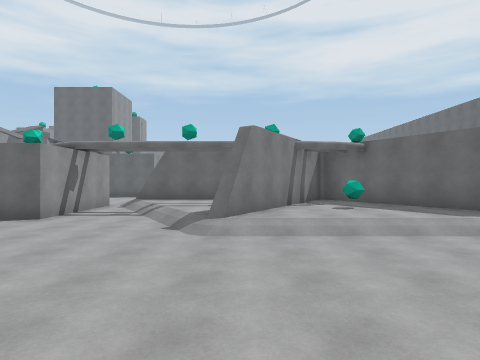
view 1 (above)

24 first-person views from a walk through a scene from a Unity 3-D project. The camera is 1.4 m above the floor, looks level and sees 75° across. The floor is counted in squares, 2 m on a side. Each view is taken from the middle of a square. On the plan, view 1 faces up. The plan holds only what a view shows up to about 10 squares ahead; the rest is blank. The place goes on beyond the plan. The player character is not drawn.

view 2
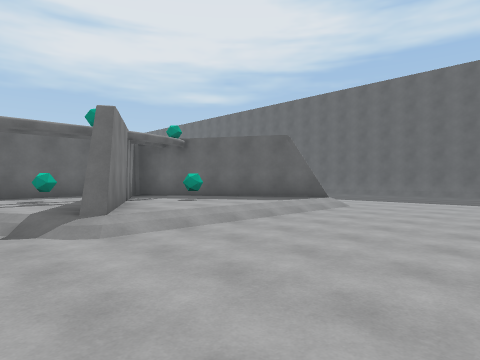

view 3
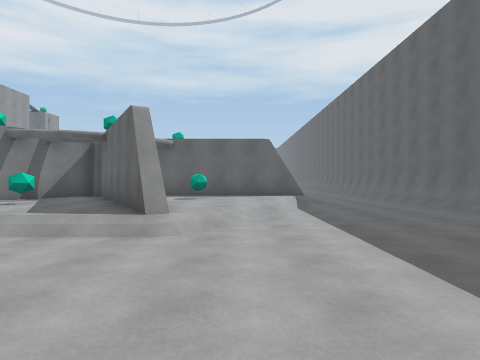

view 4
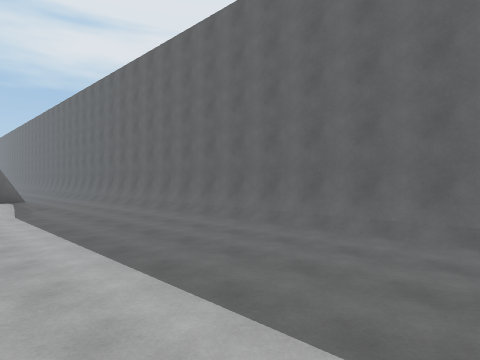

view 5
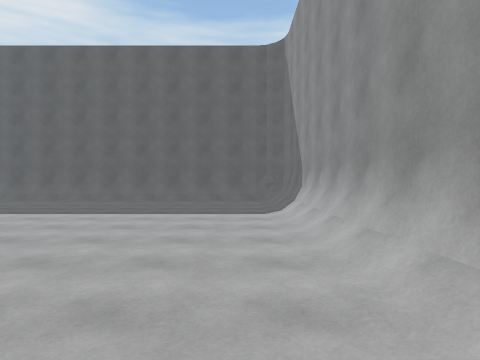

view 6
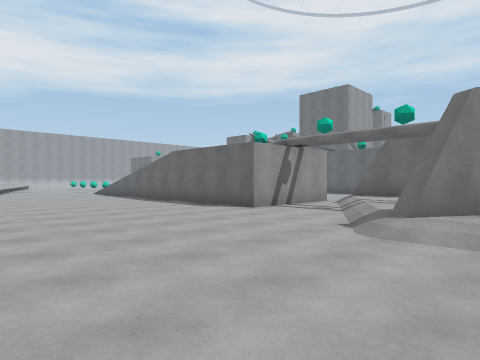

view 7
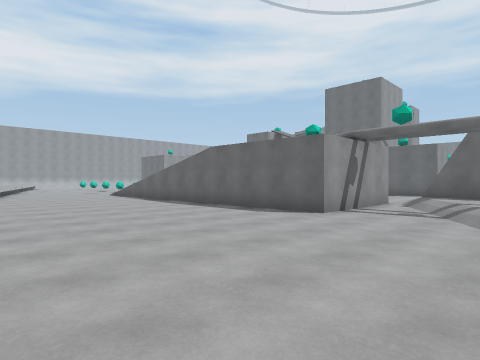

view 8
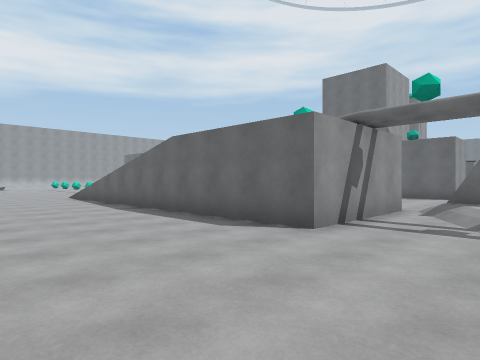

view 9
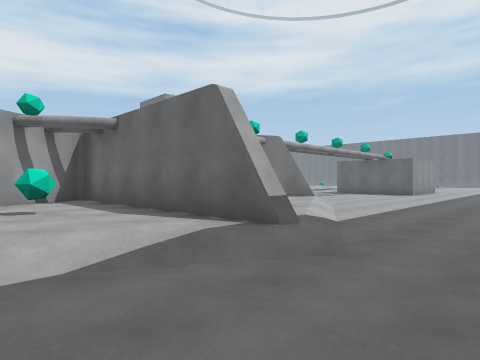

view 10
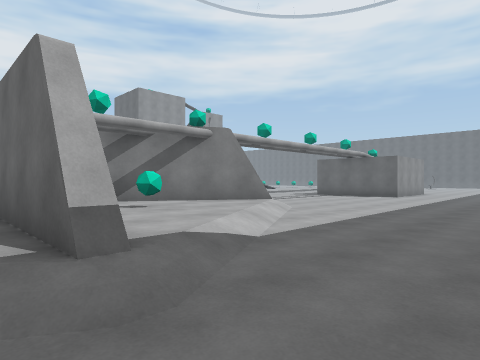

view 11
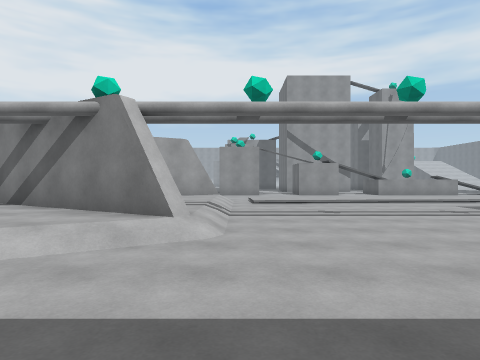

view 12
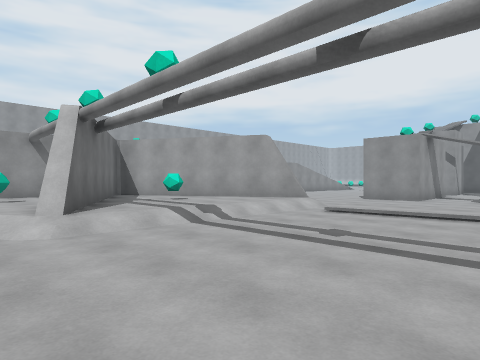

view 13
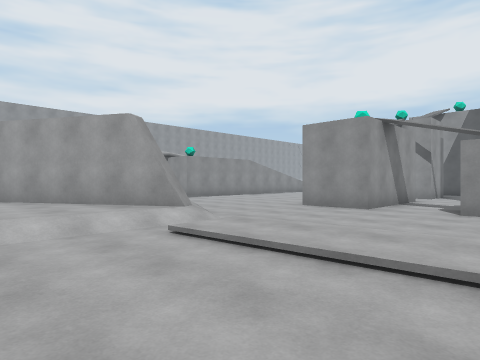

view 14
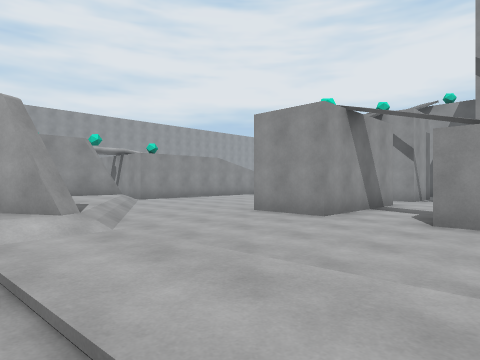

view 15
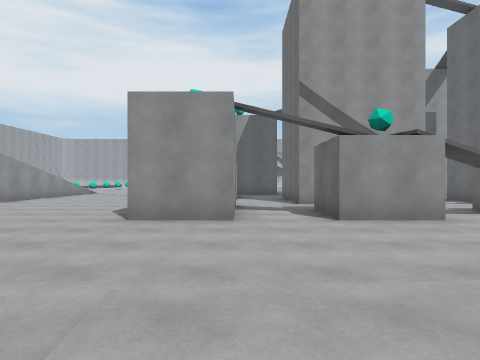

view 16
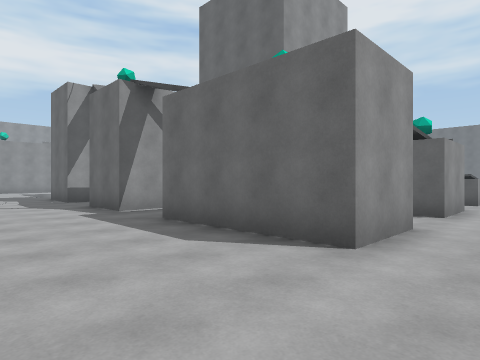

view 17
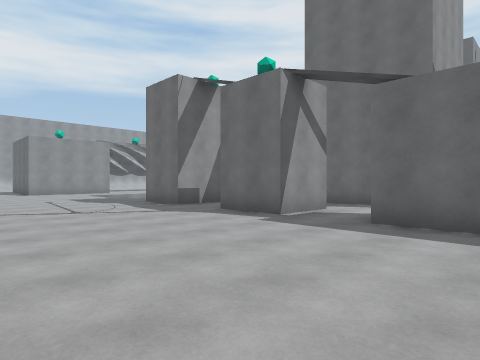

view 18
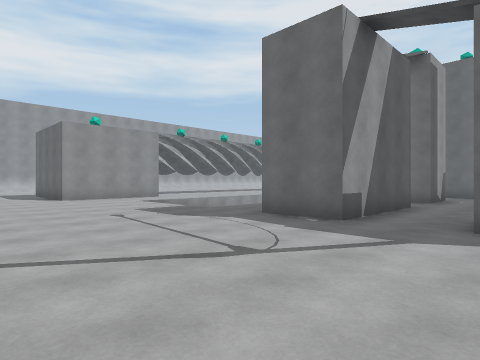

view 19
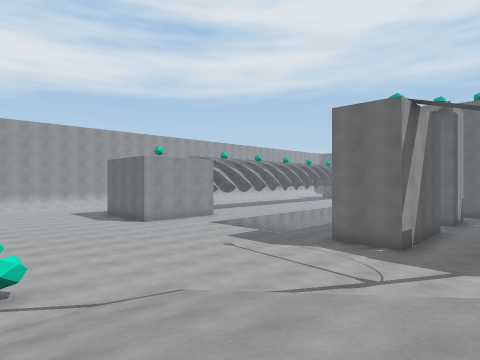

view 20
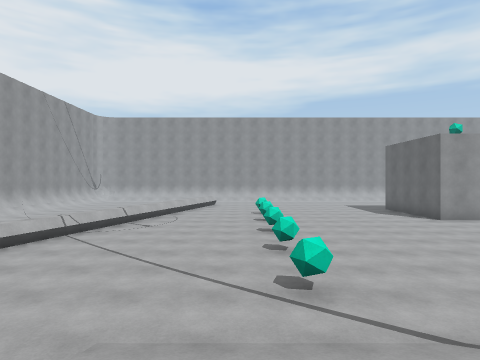

view 21
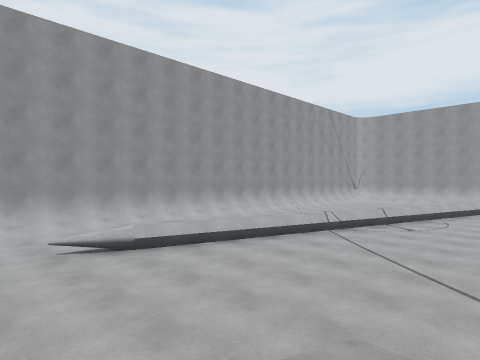

view 22
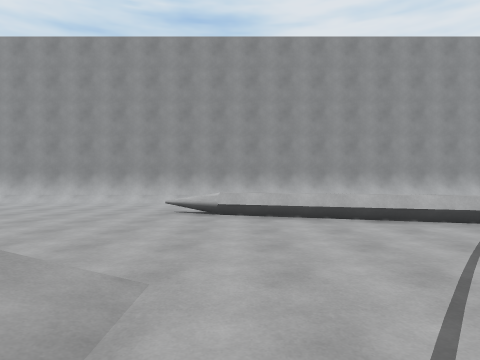

view 23
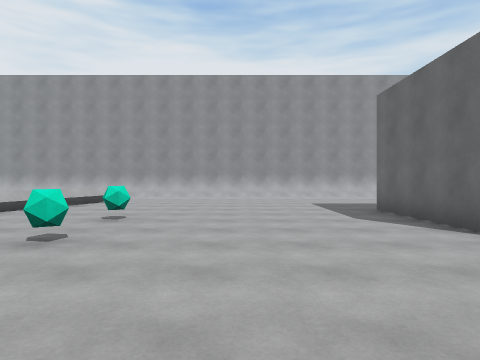

view 24
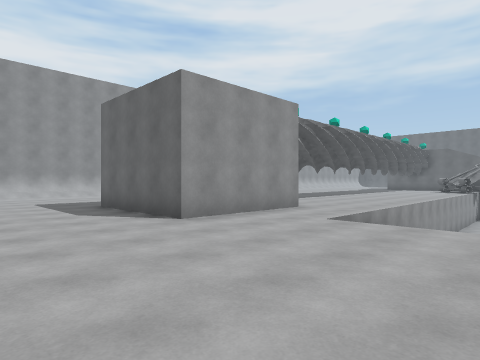

### Floor plan
Key: @ floor where view 1 was taken; # wall or solid block; . main floor; : floor 0.25 m higher than the main floor; + floor 3.25 m higher than the main floor; / step, stairs or slope; = window, fence, low wall or low ledge; ^ raised ledge; v drop or lower ground; O other object.
Columns run from 29 left of view 1 to 12 right of it. Each row starts with its distance up from view 1.
 22         v      #.       ..   .....
 21        .v      ..       #.../..........
 20       ..v      ...####.##.../...........
 19       ..=      #.. ........./...........
 18       #.=      #.. #.####.../...........
 17       #./   /. #.. #.####...............
 16       #.......##..##.####.../#:::::#....
 15 .. ####....................//#::::##/...
 14 .........................../:##:O##::/...
 13 ........................../:  ##:#:O:/...
 12 ........................../:   ###::::/..
 11 ........................ /############/..#
 10 ............../////      //::::##:::::/..#
  9 ....O.O.O.O.O.////     O/./::O:###:O:/...#
  8 ............../// /     #../::##:#:::/...#
  7 =.............// ////+++#../:##:O##:/....#
  6  ^^^......................../#::::#//....#
  5     ^^^^....................////////.....#
  4        =^^^..............................#
  3           =^^^...........................#
  2              ==..........................#
  1               ......    .................#
  0       ///////////////        @  /////////#
 -1       ###############            #########

Positions as (right, up) in squares from view 1, and headings:
1: (0, 0), facing up
2: (-2, 1), facing up-right
3: (7, 1), facing up
4: (7, 0), facing up-right
5: (2, 1), facing right
6: (1, 1), facing up-left
7: (-1, 1), facing up-left
8: (-2, 3), facing up-left
9: (11, 8), facing up-left
10: (11, 10), facing up-left
11: (10, 17), facing left
12: (7, 21), facing down-left
13: (3, 21), facing down-left
14: (1, 21), facing down-left
15: (1, 18), facing left
16: (-3, 13), facing up-left
17: (-6, 11), facing up-left
18: (-11, 11), facing up-left
19: (-11, 8), facing up-left
20: (-13, 8), facing left
21: (-13, 8), facing down-left
22: (-16, 9), facing down
23: (-19, 11), facing left
24: (-18, 11), facing up-left
